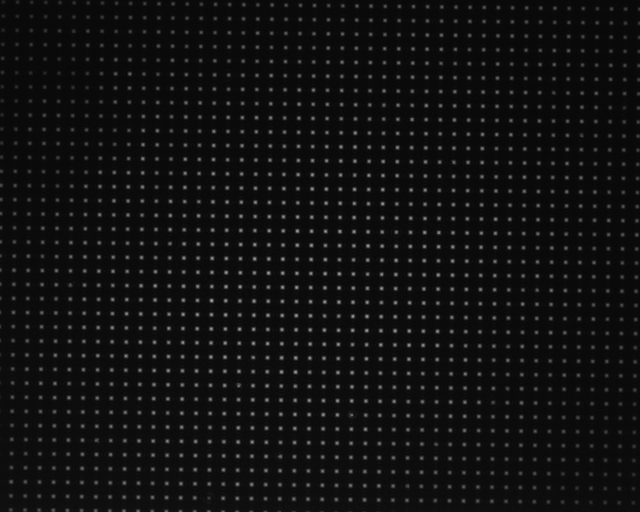
#> input picture shack_hartmann/ATLAS_shot_ex.png, 1280 x 1024 px (shown at 1/2 size)
$ jupyter execute --allow-errors simulate_ATLAS.ipynb   (shell and % lines are left out)
#> lines starting #> are read from the running program, lines starting #| are printed output that depends on the picture
### shack_hartmann/sh_functions.py
import numpy as np
import matplotlib.pyplot as plt
import LightPipes as lp


# [96 lines left out: functions current_zernikes, set_zernikes, get_spots, get_wavefront, generate_zernike_file, not called in this run]


def rot_zern_coeffs(old_coeffs,rotation_deg):
    '''
    Function to rotate zernike coefficients by a certain angle. Useful for generating training data.
    See 'Description of Zernike Polynomials' - Jim Schwiegerling
    '''
    rotation = rotation_deg * np.pi/180
    new_coeffs = np.zeros_like(old_coeffs)
    n_zernike = len(old_coeffs)

    #below i check that the n_zernikes selected means a fullset of nz
    noll_set = np.zeros(20)
    for i in range(20):
        noll_set[i] =  noll_set[i-1] + i+1

    if n_zernike not in noll_set:
        raise ValueError('You must pick a value of n_zernike that allows for a full set of zernike coefficients. ie 1,3,6,10,15...')

    Noll = 1
    while Noll<n_zernike+1:
        (nz, mz) = lp.noll_to_zern(Noll) #orders them in pairs

        if mz == 0:
            new_coeffs[Noll-1] = old_coeffs[Noll-1] #all ones with m=0 are radially symmetric anyway.

        elif mz>0: #if mz>0 then the mz for the next Noll is -|mz|

            new_coeffs[Noll-1] = old_coeffs[Noll-1] * np.cos(np.abs(mz) * rotation) - old_coeffs[Noll] * np.sin(np.abs(mz) * rotation)
            new_coeffs[Noll] = old_coeffs[Noll-1] * np.sin(np.abs(mz) * rotation) + old_coeffs[Noll] * np.cos(np.abs(mz) * rotation)

            Noll+=1 #skip an extra one

        elif mz<0: #if mz<0 then the mz for the next Noll is |mz|

            new_coeffs[Noll-1] = old_coeffs[Noll] * np.sin(np.abs(mz) * rotation) + old_coeffs[Noll-1] * np.cos(np.abs(mz) * rotation)
            new_coeffs[Noll] = old_coeffs[Noll] * np.cos(np.abs(mz) * rotation) - old_coeffs[Noll-1] * np.sin(np.abs(mz) * rotation)

            Noll+=1 #skip an extra one

        Noll += 1


    return new_coeffs

### shack_hartmann/simulate_ATLAS.ipynb
https://support.zemax.com/hc/en-us/articles/4406838460819-Modelling-of-a-Shack-Hartmann-Sensor-for-eye-aberration-evaluation
https://support.zemax.com/hc/en-us/articles/1500005575422-How-to-model-a-black-box-optical-system-using-Zernike-coefficients

Project to make data that matches our real image from ATLAS

[cell 1]
import os
import sys
import h5py
path = os.path.dirname(os.path.dirname(os.path.realpath("__file__")))
sys.path.insert(0,path)

import numpy as np
import matplotlib.pyplot as plt
import LightPipes as lp
from skimage.restoration import unwrap_phase
from utils.api_functions import *
from utils.opt_functions import *
from shack_hartmann.sh_functions import *


#> (the rest of this cell did not finish here and is left out)

We see that a peak consists of approx 5x5 squares

[cell 2]
from skimage.transform import resize
Nx = 512

real = resize(plt.imread('ATLAS_shot_ex.png'),(Nx,Nx)) #resize as too big for me to process
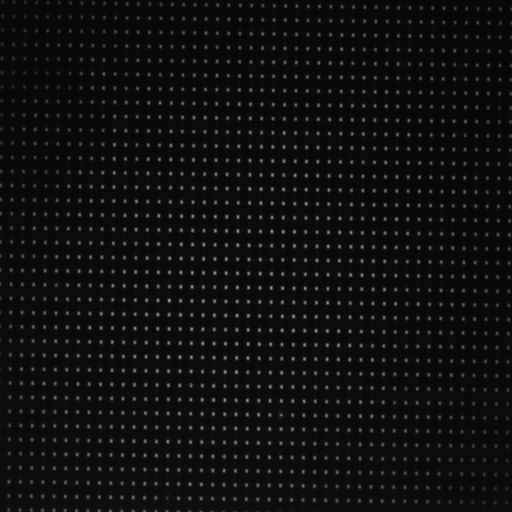
#> real: shape (512, 512) float32; min 0.0316, max 0.641, mean 0.0669
fig,ax = plt.subplots(1,2, dpi =200)
ax[0].imshow(real,cmap='Greys_r');ax[0].set_title('real data');ax[0].set_axis_off()
ax[1].imshow(real[155:165,155:165],cmap='Greys_r');ax[1].set_title('peak zoom');ax[1].set_axis_off()
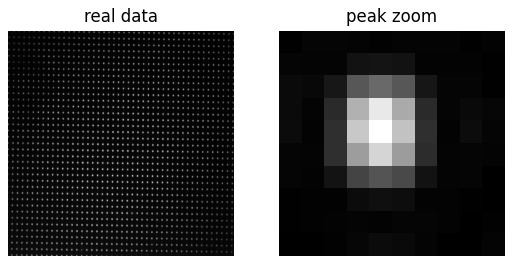
#> figure drawn by matplotlib, 2 panels

[cell 3]
n_zernikes = 45
rotation_amount = -1
n_lens = 67
w_lens = 0.15 #(mm)
aperture_value = n_lens*w_lens #this is what im saying is the width of the laser. we will cut out of it later.
crop_size = 47*w_lens #our detector width
Nx = 512
peak_size = 0.2 #i dont really know what this means but it means the peaks have some width.


#> (the rest of this cell did not finish here and is left out)

[cell 4]
# Generate abberations
main_aberration = np.round(n_zernikes*np.random.rand(1))
# design aberrations not enrirely random but to lie around a main aberration
zernike_coeffs = np.random.rand(n_zernikes)/(1+np.abs(np.arange(0,n_zernikes,1)-main_aberration))**(2*np.random.rand(1))


#> (the rest of this cell did not finish here and is left out)

#> (a cell that did not finish here is left out)

Prove its proportional to the LightPipes one...

#> (a cell that did not finish here is left out)

N = Nx
size = N * 150*lp.um
λ  = 750*lp.nm
F=lp.Begin(size,λ  ,N) # initiate


for Noll in range(1, n_zernikes+1):
        (nz, mz) = lp.noll_to_zern(Noll) #converting between int and zernike coeffs
        e_m = 2 if mz == 0 else 1
        A = 1
        F = lp.Zernike(F, nz, mz, size, new_coeffs[Noll-1] * A, units='lam')

F_ideal=lp.CircAperture(F,size/2)

wavefront2 = unwrap_phase(np.angle(F_ideal.field))


x, y  = np.linspace(-1,1,N),np.linspace(-1,1,N)

xx,yy = np.meshgrid(x,y)
r = np.sqrt(xx**2 + yy**2)
wavefront2[r>1] = 0

[cell 7]
import matplotlib.patches as patches


fig,ax = plt.subplots(1,4,dpi=300)
ax[0].imshow(real,cmap='Greys_r',vmax = 5);ax[0].set_title('ATLAS');ax[0].set_axis_off()
#> (the rest of this cell did not finish here and is left out)
